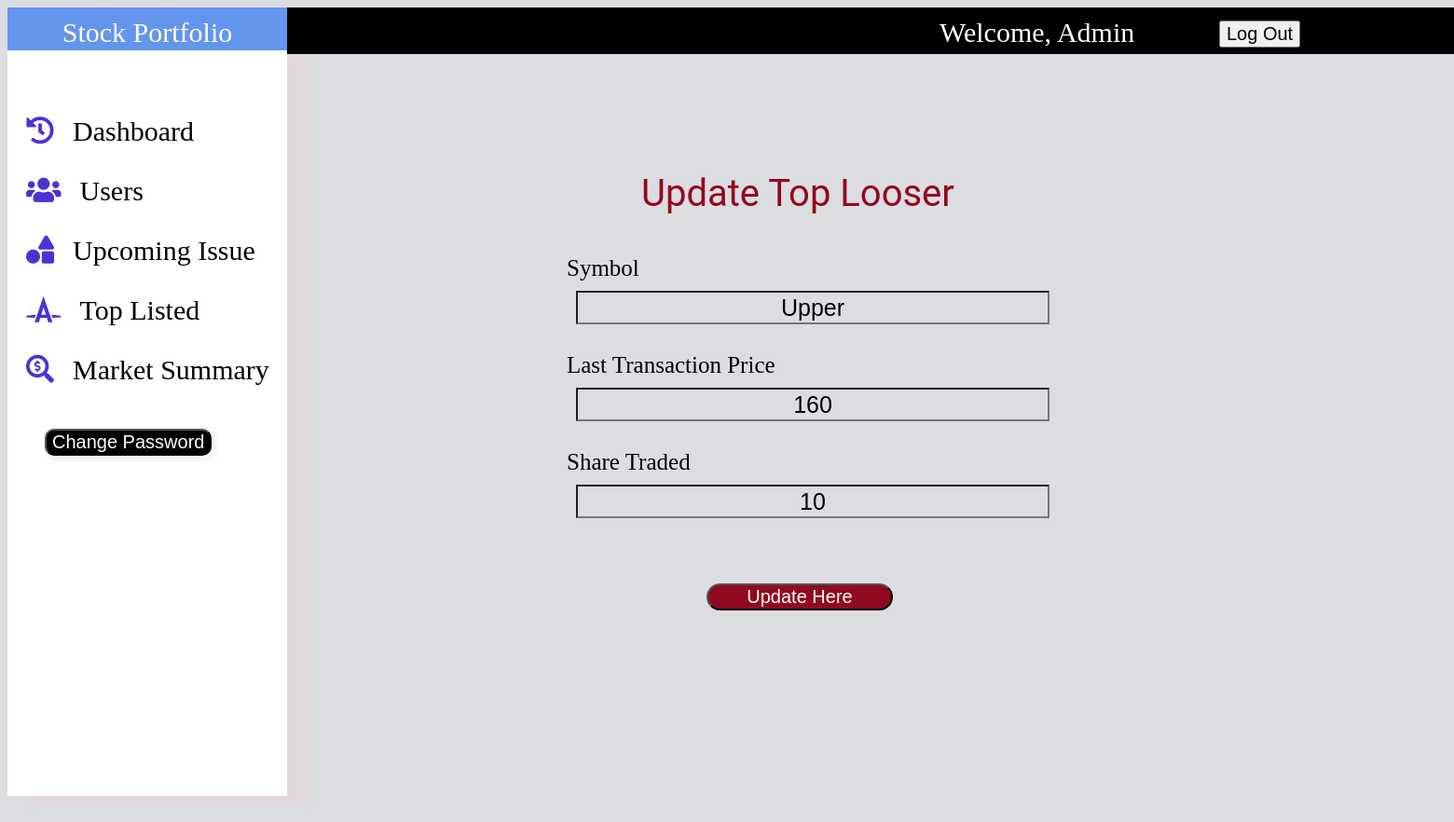
Screenshot of /project/admin/toplooserupdate.php?id=5 (signed in) with the database file from the repository.
### tables this page shows
CREATE TABLE `top_looser` (
  `id` int(11) NOT NULL,
  `symbol` varchar(50) NOT NULL,
  `ltp` int(50) NOT NULL,
  `change` int(50) NOT NULL
);

### project/admin/toplooserupdate.php (the view, shortened to what this page needs)
<?php
include("main.php");
include("database.php");
 $sno=$_GET['id'];
 $sql="Select * from top_looser where id={$sno}";
 $result=mysqli_query($conn,$sql);
 if(mysqli_num_rows($result)>0){
    while($row=mysqli_fetch_assoc($result)){
?>
<!DOCTYPE html>
<html lang="en">
<head>
      <link href="css/toplisted.css" rel="stylesheet">
      <link href="css/topgaineradd.css" rel="stylesheet">
      <link href="css/topupdate.css" rel="stylesheet">
</head>
<body>
<div id="main-head">
        <div id="headers">Update Top Looser</div>
        <form onsubmit="return validation()" action="toplooserupdating.php" method="POST">
       <div id="label1">
             <label>Symbol</label><br>
             <input type="text" id="symbol" name="symbol" value="<?php echo $row['symbol']?>">
       </div>
       <div id="label2">
             <label>Last Transaction Price</label><br>
             <input type="text" id="ltp" name="ltp" value="<?php echo $row['ltp'];?>">
       </div>
       <div id="label3">
             <label>Share Traded</label><br>
             <input type="text" id="change" name="change" value="<?php echo $row['change'];?>">
       </div>
             <button name="submit" id="btn11">Update Here</button>
       </div>
      <?php
    }
}
    ?>
</body>
</html>

### project/admin/css/main.css (style rules this page uses)
body { background-color: #dcdde1; overflow: hidden; }
button { font-size: 20px; position: relative; top:-70px; left:1300px; }

### project/admin/css/toplisted.css (style rules this page uses)
#main-head { position: relative; top:-700px; left:400px; }

### project/admin/css/topgaineradd.css (style rules this page uses)
#headers { font-size: 40px; position: relative; top:20px; left:300px; color: #91091e; font-family: 'Roboto', sans-serif; }
form { position: relative; top:50px; left:200px; }
label { font-size: 25px; }
input { margin: 10px; margin-bottom: 30px; height: 30px; width: 500px; background-color: #dcdde1; outline: none; text-align: center; font-size: 25px; }
#btn11 { position: relative; left:150px; top:40px; width: 200px; color:white; background-color:#91091e; border-radius: 25px; }

### project/admin/css/topupdate.css (style rules this page uses)
#headers { height: 50px; width: 100vw; position: relative; top: 10px; left:-100px; padding-left: 380px; font-size: 40px; }

### rows the page displays
top_looser: symbol "Upper", ltp "160", change "10"

### other values shown
$_SESSION['mail'] "Admin"
